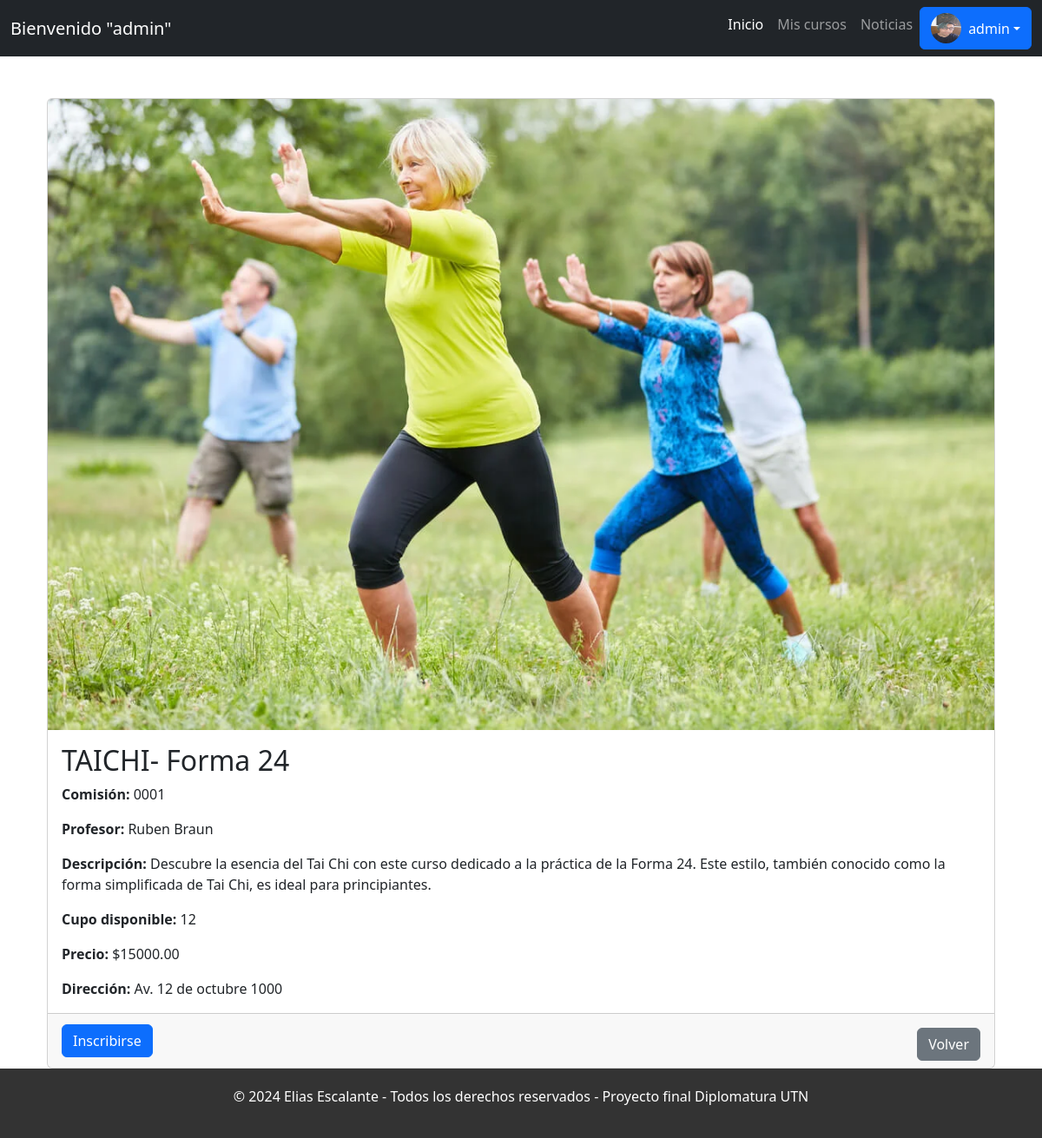
The app's page /cursos/curso/1/ (signed in) with its own data.
### usuarios/models.py (models this page shows, shortened)
class User(AbstractUser):
    imagen = models.ImageField(upload_to='profile_images/', blank=True, null=True)
    fecha_nacimiento = models.DateField(blank=True, null=True)
    ciudad = models.CharField(max_length=40, blank=True)
    domicilio = models.CharField(max_length=80, blank=True)
    telefono = models.CharField(max_length=30, blank=True)
    email = models.EmailField(unique=True, validators=[EmailValidator()])

### cursos/models.py (models this page shows, shortened)
class Curso(models.Model):
    nombre = models.CharField(max_length=50)
    comision = models.CharField(max_length=20)
    Profesor = models.CharField(max_length=50)
    Descripcion = models.TextField(max_length=500)
    cupo = models.IntegerField(default=0)
    precio = models.DecimalField(max_digits=12, decimal_places=2, default=0.00)
    imagen = models.ImageField(upload_to="producto/%Y/%m/%d", blank=True, null=True)
    direccion= models.CharField(max_length=200)

### cursos/views.py (the view)
# urls.py: path('curso/<int:curso_id>/', views.detalle_curso, name='detalle_curso'),
def detalle_curso(request, curso_id):
    curso = get_object_or_404(Curso, id=curso_id)
    usuario = request.user
    inscripto = Ticket.objects.filter(usuario=usuario, curso=curso).exists()
    cupos = curso.cupo <= 0
    return render(request, 'cursos/detalle_curso.html', {'curso': curso, 'inscripto': inscripto, 'cupos': cupos})

### templates/cursos/detalle_curso.html (shortened to what this page needs)
{% extends 'layout.html' %}
{% block content %}
<div class="container mt-5">
    <div class="card">
        <img src="{{ curso.imagen.url }}" class="card-img-top" alt="{{ curso.nombre }}"
            style="max-height: 700%; object-fit: cover; width: 100%;">
        <div class="card-body">
            <h2 class="card-title">{{ curso.nombre }}</h2>
            <p class="card-text"><strong>Comisión:</strong> {{ curso.comision }}</p>
            <p class="card-text"><strong>Profesor:</strong> {{ curso.Profesor }}</p>
            <p class="card-text"><strong>Descripción:</strong> {{ curso.Descripcion }}</p>
            <p class="card-text"><strong>Cupo disponible:</strong> {{ curso.cupo }}</p>
            <p class="card-text"><strong>Precio:</strong> ${{ curso.precio }}</p>
            <p class="card-text"><strong>Dirección:</strong> {{ curso.direccion }}</p>
        </div>
        <div class="card-footer d-flex justify-content-between align-items-center">
            {% if user.is_authenticated %}
                {% if not inscripto %}
                    {% if not cupos %}
                        <form action="{% url 'inscribirse_curso' curso.id %}" method="post">
                            <button type="submit" class="btn btn-primary">Inscribirse</button>
                        </form>
                    {% else %}
                        <p>No hay cupos disponibles para este curso.</p>
                    {% endif %}
                {% else %}
                    <p>Ya estás inscrito en este curso.</p>
                {% endif %}
            {% else %}
                <p><a href="{% url 'login' %}">Inicia sesión</a> para inscribirte en este curso.</p>
            {% endif %}
            <a href="{% url 'home_usuarios' %}" class="btn btn-secondary mt-2">Volver</a>
        </div>
    </div>
</div>
{% endblock %}

### templates/layout.html (shortened to what this page needs)
{% load static %}
<!DOCTYPE html>
<html lang="es">
<head>
    <link href="https://cdn.jsdelivr.net/npm/bootstrap@5.3.3/dist/css/bootstrap.min.css" rel="stylesheet">
    <link rel="stylesheet" href="{% static 'layout/css/layout.css' %}">
</head>
<body class="{% block body_class %}{% endblock %}">
    <div class="main-container">
        <nav class="navbar navbar-expand-lg navbar-dark bg-dark">
            <div class="container-fluid">
                <a class="navbar-brand" href="#">Bienvenido "{{ user.username }}"</a>
                <div class="collapse navbar-collapse" id="navbarNav">
                    <ul class="navbar-nav ms-auto">
                        <li class="nav-item">
                            <a class="nav-link active" aria-current="page" href="{% url 'home_usuarios'%}">Inicio</a>
                        </li>
                        <li class="nav-item">
                            <a class="nav-link" href="{% url 'mis_cursos' %}">Mis cursos</a>
                        </li>
                        <li class="nav-item">
                            <a class="nav-link" href="{% url 'noticias' %}">Noticias</a>
                        </li>
                        <li class="nav-item dropdown">
                            <a class="btn btn-primary dropdown-toggle d-flex align-items-center" href="#" id="userDropdown" role="button" data-bs-toggle="dropdown" aria-expanded="false">
                                {% if user.imagen %}
                                    <img src="{{ user.imagen.url }}" alt="Usuario" class="rounded-circle me-2" style="width: 35px; height: 35px;">
                                {% else %}
                                    <img src="{% static 'profile_images/1.jpg' %}" alt="Usuario" class="rounded-circle me-2" style="width: 35px; height: 35px;">
                                {% endif %}
                                {{ user.username }}
                            </a>
                        </li>
                    </ul>
                </div>
            </div>
        </nav>
        <div class="content">
            <div class="container mt-4">
                {% block content %}{% endblock %}
            </div>
        </div>
        <footer>
            <div class="container">
                <p>© 2024 Elias Escalante - Todos los derechos reservados - Proyecto final Diplomatura UTN </p>
            </div>
        </footer>
    </div>
</body>
</html>

### static/layout/css/layout.css (style rules this page uses)
html, body { height: 100%; margin: 0; }
.main-container { min-height: 100%; display: flex; flex-direction: column; }
.navbar { width: 100%; top: 0; left: 0; z-index: 1040; }
.content { flex-grow: 1; }
footer { background-color: #333; color: #fff; text-align: center; padding: 20px 0; position: relative; bottom: 0; width: 100%; }

### records on screen
User: username "admin", imagen (picture)
Curso: imagen (picture), nombre "TAICHI- Forma 24", comision "0001", Profesor "Ruben Braun", Descripcion "Descubre la esencia del Tai Chi con este curso dedicado a la práctica de la Forma 24. Este estilo, también conocido como la forma simplificada de Tai Chi, es ideal para principiantes.", cupo "12", precio "15000.00", direccion "Av. 12 de octubre 1000"
